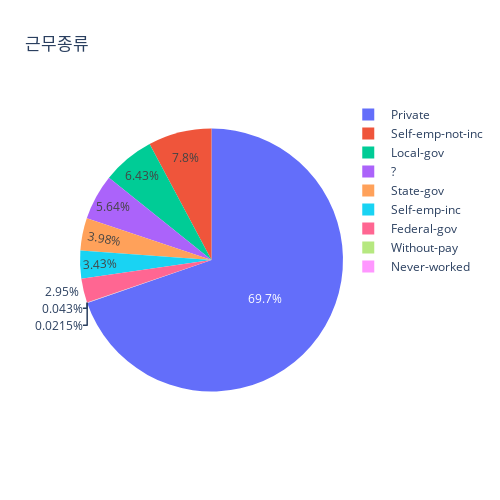

The cell this chart's notebook holds for it:
### Markdown cell above
## 컬럼별 데이터 분포 확인

### Code cell
# 근무종류별 데이터 분포 확인
labels = data['workclass'].value_counts().index
values = data['workclass'].value_counts().values
colors = data['workclass']

fig = px.pie(data['workclass'], values=values, names=labels, width=500, height=500, title='근무종류')
fig.show()

### Figure 1 — Plotly figure (JSON) as saved in the notebook; plotly's stock layout.template omitted (floating-point values rounded to 4 significant figures)
{"data": [{"domain": {"x": [0, 1], "y": [0, 1]}, "hovertemplate": "label=%{label}<br>value=%{value}<extra></extra>", "labels": [" Private", " Self-emp-not-inc", " Local-gov", " ?", " State-gov", " Self-emp-inc", " Federal-gov", " Without-pay", " Never-worked"], "legendgroup": "", "name": "", "showlegend": true, "type": "pie", "values": [22696, 2541, 2093, 1836, 1297, 1116, 960, 14, 7]}], "layout": {"height": 500, "legend": {"tracegroupgap": 0}, "title": {"text": "근무종류"}, "width": 500}}
